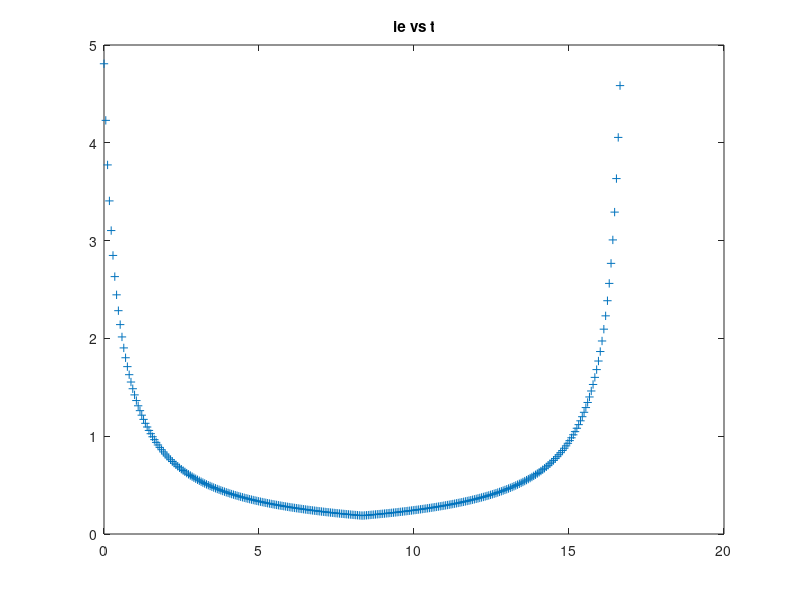
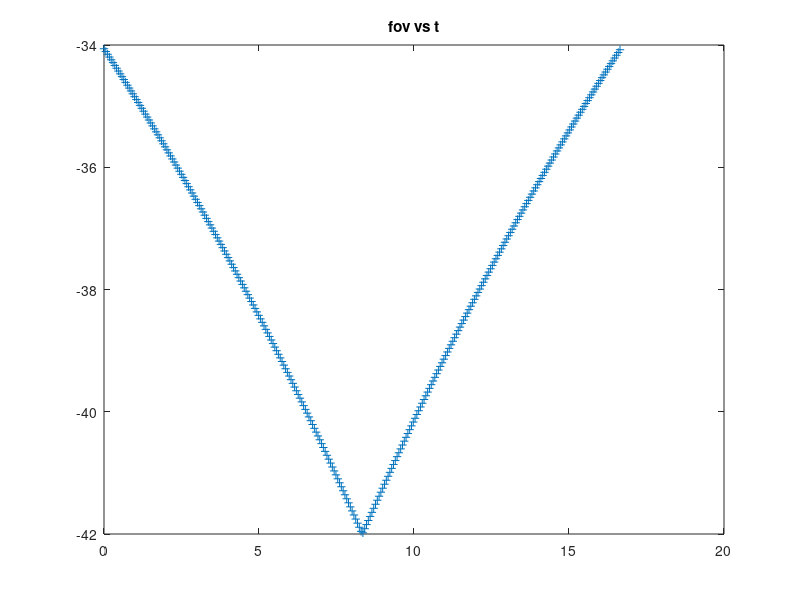
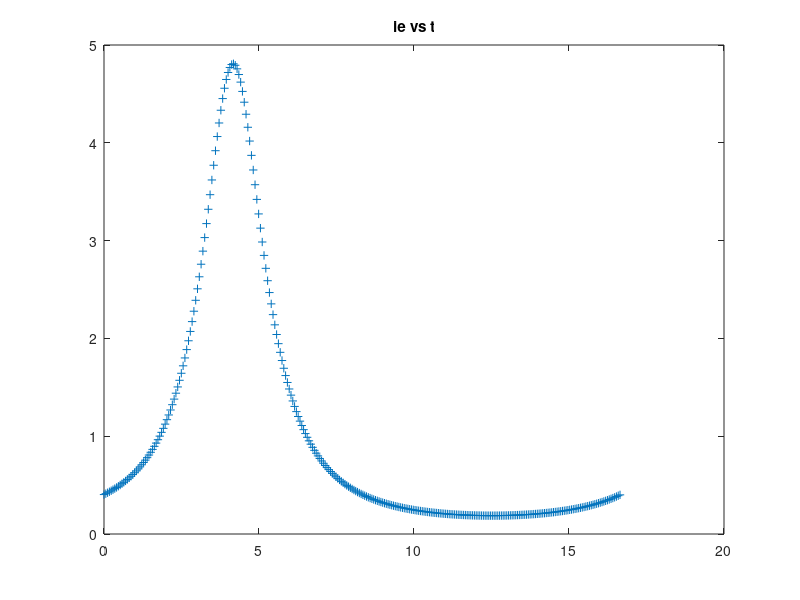
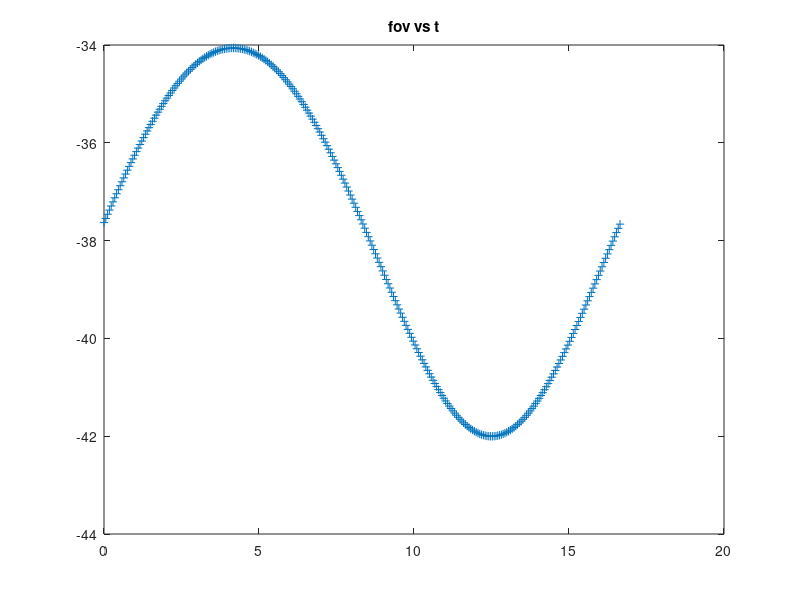

These charts were generated, in order, by the following MATLAB code:
clear all;
close all;

%% Generating graphs to go into the paper

o1=0.03; % Exhaustive search
f1=0.0296; % From Email
% o1=0.03; % Exhaustive search
% f1=0.0296; % From Email
d1=0.05; % Exhaustive search

f3=0.06; % Measured to be 0.053
d2=0.12; % measure
de=0.07; % measure

num=280; % num of sample depths along z direction(depth direction)
MinOpPower=12; % min optical power of focus tunable lens(in diopters)
MaxOpPower=16; % max optical power of focus tunable lens(in diopters)
t=1:num;
p=1;


t=0:0.058:1e3/60;

%% Triangular wave

delt_t=1e3/60/2;
tan1=(MinOpPower-MaxOpPower)/delt_t;
y1=tan1*t+MaxOpPower;

tan2=(MaxOpPower-MinOpPower)/delt_t;
y2=tan2*t+2*MinOpPower-MaxOpPower;

index=max(find(t<=delt_t));
f_t_inverse=[y1(1:index),y2(index+1:end)];
f2=1./f_t_inverse;

debugGraphs = true;
printGraphs = false;


i1=f1*o1/(o1-f1);
m1 = i1/o1;
o2=i1-d1;
i2=f2*o2./(o2+f2);
m2 = i2/o2;
o3=d2-i2;
i3=f3*o3./(o3-f3);
m3 = i3./o3;
ie=-i3+de;
ie(ie > 5) = 5;

m = m1*(m2.*m3);
O_1 = 0.01778; % meters. O_1 = 0.7 inches
I_e = m*O_1;
theta = 2*rad2deg(atan((I_e/2)./ie));

if(debugGraphs == true)
    % figure; plot(t, f2, '+');
    % title('f2 vs t');

    % figure; plot(t, o1, '+');
    % title ('o1 vs t');

    % figure; plot(t, i1, '+');
    % title ('i1 vs t');
    % figure; plot(t, m1, '+');
    % title ('m1 vs t');

    % figure; plot(t, o2, '+');
    % title('o2 vs t');

    % figure; plot(t, i2, '+');
    % title('i2 vs t');
    % figure; plot(t, m2, '+');
    % title ('m2 vs t');

    % %i2=f2*o2./(o2-f2);
    % figure; plot(t, o3, '+');
    % title('o3 vs t');

    % figure; plot(t, i3, '+');
    % title('i3 vs t');
    % figure; plot(t, m3, '+');
    % title ('m3 vs t');

    % figure; plot(t, m, '+');
    % title ('m vs t');
    
    figure; plot(t, ie, '+');
    title('ie vs t');
    
    figure; plot(t, theta, '+');
    title ('fov vs t');
end

linewidth = 3;

if(printGraphs == true)
    filename = sprintf('./graphs/triangular_lens_power_vs_time.svg');
    custom_plot_save(t, f_t_inverse, filename);

    % figure('units','normalized','outerposition', [0 0 0.99 0.98], 'visible', 'on');
    % plot(t,f_t_inverse, '+', 'LineWidth', linewidth);
    % set(gcf, 'PaperPositionMode', 'auto');
    % set(gca, 'FontSize', 30);
    % print(filename, '-dsvg')


    % figure('units','normalized','outerposition', [0 0 0.99 0.98], 'visible', 'on');
    % plot(t,1./ie, '+', 'LineWidth', linewidth);
    % set(gcf, 'PaperPositionMode', 'auto');
    % set(gca, 'FontSize', 30);
    % print(filename, '-dsvg')

    filename = sprintf('./graphs/triangular_virtual_image_dioptres_vs_time.svg');
    custom_plot_save(t, 1./ie, filename);


    % figure('units','normalized','outerposition', [0 0 0.99 0.98], 'visible', 'on');
    % plot(t,ie', 'LineWidth', 5);
    % set(gcf, 'PaperPositionMode', 'auto');
    % set(gca, 'FontSize', 30);
    % print(filename, '-dsvg')

    filename = sprintf('./graphs/triangular_virtual_image_distance_vs_time.svg');
    custom_plot_save(t, ie, filename);
end


%% Sinusoidal wave

Magnitude=(MaxOpPower-MinOpPower)/2;
offset=(MaxOpPower+MinOpPower)/2;

f_t_inverse=Magnitude*sin(t*2*pi/(1e3/60))+offset;
f2=1./f_t_inverse;



i1=f1*o1/(o1-f1);
m1 = i1/o1;
o2=i1-d1;
i2=f2*o2./(o2+f2);
%i2=f2*o2./(o2-f2);
m2 = i2/o2;
o3=d2-i2;
i3=f3*o3./(o3-f3);
m3 = i3./o3;
ie=-i3+de;
ie(ie > 5) = 5;

m = m1*(m2.*m3);
O_1 = 0.01778; % meters. O_1 = 0.7 inches
I_e = m*O_1;
theta = 2*rad2deg(atan((I_e/2)./ie));

if(debugGraphs == true)
    % figure; plot(t, f2, '+');
    % title('f2 vs t');

    % figure; plot(t, o1, '+');
    % title ('o1 vs t');

    % figure; plot(t, i1, '+');
    % title ('i1 vs t');
    % figure; plot(t, m1, '+');
    % title ('m1 vs t');

    % figure; plot(t, o2, '+');
    % title('o2 vs t');

    % figure; plot(t, i2, '+');
    % title('i2 vs t');
    % figure; plot(t, m2, '+');
    % title ('m2 vs t');

    % %i2=f2*o2./(o2-f2);
    % figure; plot(t, o3, '+');
    % title('o3 vs t');

    % figure; plot(t, i3, '+');
    % title('i3 vs t');
    % figure; plot(t, m3, '+');
    % title ('m3 vs t');

    % figure; plot(t, m, '+');
    % title ('m vs t');

    figure; plot(t, ie, '+');
    title('ie vs t');
    
    
    figure; plot(t, theta, '+');
    title ('fov vs t');
end

if(printGraphs == true)
    % figure('units','normalized','outerposition', [0 0 0.99 0.98], 'visible', 'on');
    % plot(t,f_t_inverse, 'LineWidth', 5);
    % set(gcf, 'PaperPositionMode', 'auto');
    % set(gca, 'FontSize', 30);
    % print(filename, '-dsvg')

    filename = sprintf('./graphs/sinusoidal_ens_power_vs_time.svg');
    custom_plot_save(t, f_t_inverse, filename);


    % figure('units','normalized','outerposition', [0 0 0.99 0.98], 'visible', 'on');
    % plot(t,1./ie, 'LineWidth', 5);
    % set(gcf, 'PaperPositionMode', 'auto');
    % set(gca, 'FontSize', 30);
    % print(filename, '-dsvg')

    filename = sprintf('./graphs/sinusoidal_virtual_image_dioptres_vs_time.svg');
    custom_plot_save(t, 1./ie, filename);


    % figure('units','normalized','outerposition', [0 0 0.99 0.98], 'visible', 'on');
    % plot(t,ie', 'LineWidth', 5);
    % set(gcf, 'PaperPositionMode', 'auto');
    % set(gca, 'FontSize', 30);
    % print(filename, '-dsvg')

    filename = sprintf('./graphs/sinusoidal_virtual_image_distance_vs_time.svg');
    custom_plot_save(t, ie, filename);

end


return;


% figure('units','normalized','outerposition', [0 0 0.48 0.64], 'visible', 'on');
% plot(t,theta);
% set(gcf, 'PaperPositionMode', 'auto');
% filename = sprintf('./graphs/fov_vs_time.png');
% saveas(gcf, filename, 'png');

%% Searching for the right set of parameters
% d1+o1=0.09 % measure

printgraphs = false;
ie_all = [];
fov_all = [];
parameters = [];
index = 0;
o2_all = [];
diff_o2_f1 = [];
i2_all = [];


% f1=0.07; % From Email
% d1=0.03; % Guess
% f3=0.04; % Guess
d2=0.12; % measure
de=0.07; % measure

for f3 = 0.055:0.001:0.06
    for o1=0.04:0.01:0.07
        for f1=0.02:0.001:0.04
            
            if(o1 <= f1 || o1 >= 2*f1)
                continue;
            end
            for d1 = 0.01:0.01:0.035
                
                
                % o1 has to lie between f1 and 2*f1
                
                
                
                
                % d2=0.12; % measure
                % de=0.07; % measure
                
                % o1=0.04; % Guess
                % f1=0.03; % From Email
                % d1=0.05; % Guess
                % f3=0.09; % Guess
                
                %
                num=280; % num of sample depths along z direction(depth direction)
                MinOpPower=12; % min optical power of focus tunable lens(in diopters)
                MaxOpPower=16; % max optical power of focus tunable lens(in diopters)
                t=1:num;
                p=1;
                
                % finding depthlist using triangular driving signal
                t=0:58:1e6/60;
                delt_t=1e6/60/2;
                tan1=(MinOpPower-MaxOpPower)/delt_t;
                y1=tan1*t+MaxOpPower;
                
                tan2=(MaxOpPower-MinOpPower)/delt_t;
                y2=tan2*t+2*MinOpPower-MaxOpPower;
                
                index=max(find(t<=delt_t));
                f_t_inverse=[y1(1:index),y2(index+1:end)];
                f2=1./f_t_inverse;
                
                % considering three lens separately
                i1=f1*o1/(o1-f1);
                o2=i1-d1;
                
                i2=f2*o2./(o2+f2);
                %i2=f2*o2./(o2-f2);
                
                o2_all = [o2_all; o2];
                diff_o2_f1 = [diff_o2_f1 (o2 + f1)];
                i2_all = [i2_all i2];
                o3=d2-i2;
                
                % o3 has to lie within f3
                
                
                %                 if(abs(o3) > abs(f3))
                %                     break;
                %                 end
                
                
                i3=f3*o3./(o3-f3);
                ie=-i3+de;
                
                % Field of View
                
                O_1 = 0.01778; % meters. O_1 = 0.7 inches
                I_e = - (ie/o3) * (i2/o2) * (i1/o1) * O_1;
                theta = 2*rad2deg(atan((I_e/2)./ie));
                
                ie_all = [ie_all; ie];
                fov_all = [fov_all; theta];
                
                %
                parameters = [parameters; [index o1 f1 d1 f3]];
                
                if(printgraphs)
                    figure('units','normalized','outerposition', [0 0 0.48 0.64], 'visible', 'on');
                    subplot(2,2,1)
                    plot(t,f_t_inverse,'r*'); hold on;
                    title('Focus-tunable Lens Driving signal');
                    xlabel('time/s');
                    ylabel('Optical power/diopter');
                    
                    
                    subplot(2,2,2)
                    plot(t,1./ie,'r*');
                    title('Focal plane depth changes in diopter');
                    xlabel('time/s');
                    ylabel('Focal plane depth/diopter');
                    
                    subplot(2,2,3)
                    plot(t,ie,'r*');
                    title('Focal plane depth changes in meter');
                    xlabel('time/s');
                    ylabel('Focal plane depth/m');
                    
                    subplot(2,2,4)
                    plot(t,theta,'r*');
                    title('Field of view');
                    xlabel('time/s');
                    ylabel('Field of view');
                    
                    set(gcf, 'PaperPositionMode', 'auto');
                    filename = sprintf('./graphs/%1.2f_%1.2f_%1.2f_%1.2f.png', f3, o1, f1, d1);
                    
                    saveas(gcf, filename, 'png');
                    %close(gcf);
                end
            end
        end
    end
end


ie_subset = ie_all;
ie_subset(ie_subset < 0) = 0;
ie_subset(ie_subset > 4) = 4;
figure; imagesc(ie_subset); colorbar;
figure; plot(i2_all);

mean_fov = mean(abs(fov_all), 2);
